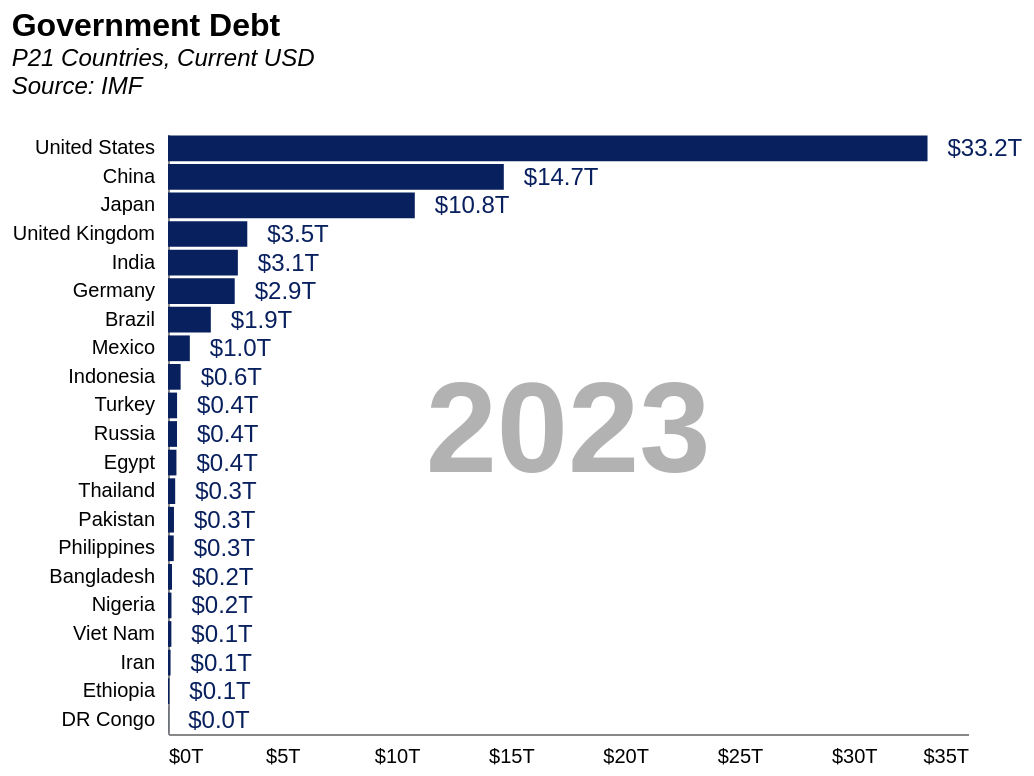

The specification (Vega-Lite) saved for this image:
### Vega-Lite specification from a JSON file in a GitHub repository (floating-point values rounded to 4 significant figures; data arrays with more than 128 entries replaced by an {"elided": "..."} marker saying what was removed)
{"config": {"axisX": {"labelPadding": 6, "tickOpacity": 0, "title": null, "grid": false, "ticks": false, "labelSeparation": 10}, "axisY": {"title": null, "grid": false, "tickOpacity": 0}, "title": {"fontSize": 16, "subtitleFontSize": 12, "subtitleFontStyle": "italic", "anchor": "start", "color": "black"}, "view": {"stroke": "transparent"}}, "layer": [{"data": {"name": "data-10922dc28854c28bb50698a5dab5b0d0"}, "mark": {"type": "bar", "color": "rgb(9, 32, 95)"}, "encoding": {"x": {"axis": {"labelExpr": " '$'+datum.value+'T'"}, "field": "debt", "title": "", "type": "quantitative"}, "y": {"axis": {"title": null}, "field": "short_country", "sort": {"field": "rank"}, "title": "Country", "type": "nominal"}}, "transform": [{"filter": "(datum.year === param_38)"}]}, {"data": {"name": "data-efebf43224d7eea0320d19511ef4f86b"}, "mark": {"type": "text", "align": "center", "baseline": "middle", "color": "black", "dx": 0, "dy": 0, "fontSize": 64, "fontWeight": "bold", "opacity": 0.3}, "encoding": {"text": {"field": "year", "type": "nominal"}}, "transform": [{"filter": "(datum.year === param_38)"}]}, {"data": {"name": "data-10922dc28854c28bb50698a5dab5b0d0"}, "mark": {"type": "text", "align": "left", "baseline": "middle", "color": "rgb(9, 32, 95)", "dx": 10, "dy": 0, "fontSize": 12, "fontWeight": "normal", "opacity": 1, "text": {"expr": "'$' + format(datum.debt, '.1f') + 'T'"}}, "encoding": {"size": {"value": 12}, "x": {"axis": {"labelExpr": " '$'+datum.value+'T'"}, "field": "debt", "title": "", "type": "quantitative"}, "y": {"axis": {"title": null}, "field": "short_country", "sort": {"field": "rank"}, "title": "Country", "type": "nominal"}}, "transform": [{"filter": "(datum.year === param_38)"}]}], "height": 300, "params": [{"name": "param_38", "bind": {"input": "range", "max": 2023, "min": 2003, "name": "Year:", "step": 1}, "value": 2023}], "title": {"text": "Government Debt", "subtitle": ["P21 Countries, Current USD", "Source: IMF", ""]}, "width": 400, "$schema": "https://vega.github.io/schema/vega-lite/v5.8.0.json", "datasets": {"data-10922dc28854c28bb50698a5dab5b0d0": {"elided": "711 records"}, "data-efebf43224d7eea0320d19511ef4f86b": [{"year": 2003}, {"year": 2004}, {"year": 2005}, {"year": 2006}, {"year": 2007}, {"year": 2008}, {"year": 2009}, {"year": 2010}, {"year": 2011}, {"year": 2012}, {"year": 2013}, {"year": 2014}, {"year": 2015}, {"year": 2016}, {"year": 2017}, {"year": 2018}, {"year": 2019}, {"year": 2020}, {"year": 2021}, {"year": 2022}, {"year": 2023}]}}
